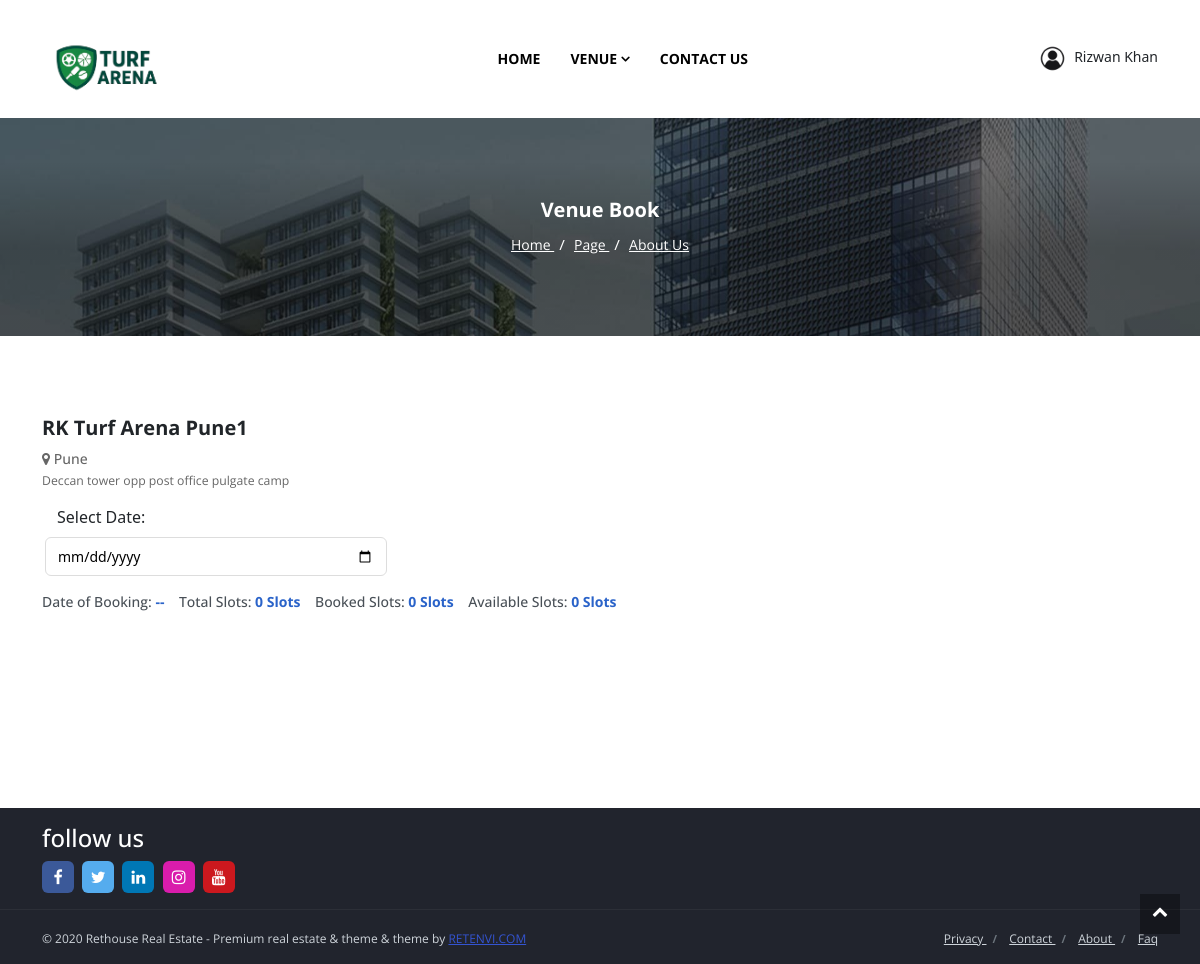
Page /venue-books.php?venueName=RK Turf Arena Pune1 (signed in) on the committed database.
### tables this page shows
CREATE TABLE `venues` (
  `vnu_id` int(11) NOT NULL,
  `vnu_status` int(11) NOT NULL DEFAULT 0,
  `vnu_vendor_id` int(11) NOT NULL,
  `vnu_name` varchar(255) NOT NULL,
  `vnu_mobile` varchar(120) NOT NULL,
  `vnu_email` varchar(120) NOT NULL,
  `vnu_whatsapp` varchar(120) NOT NULL,
  `vnu_address` text NOT NULL,
  `vnu_area` varchar(255) NOT NULL,
  `vnu_city` varchar(255) NOT NULL,
  `vnu_pincode` varchar(120) NOT NULL,
  `vnu_state` varchar(255) NOT NULL,
  `vnu_maplink` text NOT NULL,
  `vnu_image` varchar(255) NOT NULL,
  `vnu_contactname` varchar(120) NOT NULL,
  `vnu_aboutus` text NOT NULL,
  `vnu_added_time` timestamp NOT NULL DEFAULT current_timestamp(),
  `vnu_update_time` timestamp NOT NULL DEFAULT current_timestamp()
);

### modal/functions.php (called while the page is built, shortened)
<?php
include('venues.php');
$venuesObj = new Venues($conn);
?>

### modal/venues.php (called while the page is built, shortened)
<?php
class Venues
{
    public $conn;
    public function __construct($conn)
    {
        $this->conn = $conn;
    }
    public function getVenueDetailById($venueId){
        $sql ="SELECT vnu_id,vnu_name,vnu_mobile,vnu_email,vnu_whatsapp,vnu_address,vnu_area,vnu_city,vnu_pincode,vnu_state,vnu_maplink,vnu_image,vnu_contactname,vnu_aboutus,vnu_added_time FROM venues where vnu_name ='$venueId'";
        $result = $this->conn->query($sql);
        return $result->fetch_assoc();
    }
}
?>

### venue-books.php (the view, shortened to what this page needs)
<?php require 'header.php';
    $venueName = str_replace('-', ' ', $_GET['venueName']);
    $venueDetails = $venuesObj->getVenueDetailById($venueName);
    ?>
<header>
    <?php require 'nav-bar.php'; ?>
    <div class="bg-theme-overlay">
        <section class="section__breadcrumb ">
            <div class="container">
                <div class="row d-flex justify-content-center">
                    <div class="col-md-8 text-center">
                        <h2 class="text-capitalize text-white">Venue Book</h2>
                        <ul class="list-inline ">
                            <li class="list-inline-item">
                                <a href="#" class="text-white">
                                    home
                                </a>
                            </li>
                            <li class="list-inline-item">
                                <a href="#" class="text-white">
                                    page
                                </a>
                            </li>
                            <li class="list-inline-item">
                                <a href="#" class="text-white">
                                    about us
                                </a>
                            </li>
                        </ul>
                    </div>
                </div>
            </div>
        </section>
    </div>
</header>
<section class="single__Detail">
    <div class="container">
        <h2><?= $venueDetails['vnu_name']; ?></h2>
        <p class="subtitle"><i class="fa fa-map-marker"></i> <?= $venueDetails['vnu_city']; ?><br><small><?= $venueDetails['vnu_address']; ?></small></p>
        <div class="row form-group col-lg-4">
            <label for="date">Select Date:</label>
            <input type="date" id="selectDate" />
        </div>
        <p class="info">Date of Booking:
            <span id="bookingDate">--</span> &nbsp;&nbsp;
            Total Slots: <span id="totalSlots">0 Slots</span>
            &nbsp;&nbsp;
            Booked Slots: <span id="bookedSlots">0 Slots</span>
            &nbsp;&nbsp;
            Available Slots: <span id="availableSlots">0 Slots</span>
        </p>
        <br><br><br><br>
    </div>
</section>
<?php require 'footer.php'; ?>

### venue-books.php (style rules this page uses)
h2 { margin-top: 0; font-size: 20px; font-weight: bold; }
.subtitle { font-size: 14px; color: #666; margin-bottom: 15px; }
.info { font-size: 14px; margin-bottom: 20px; }
.info span { font-weight: bold; color: #2a63c9; }
.form-group { margin-bottom: 15px; }
input { padding: 8px; width: 100%; border: 1px solid #ddd; border-radius: 6px; font-size: 14px; }

### rows in the picture
venues: vnu_name "RK Turf Arena Pune1", vnu_city "Pune", vnu_address "Deccan tower opp post office pulgate camp"

### other values in the picture
$sessionName "Rizwan Khan"
